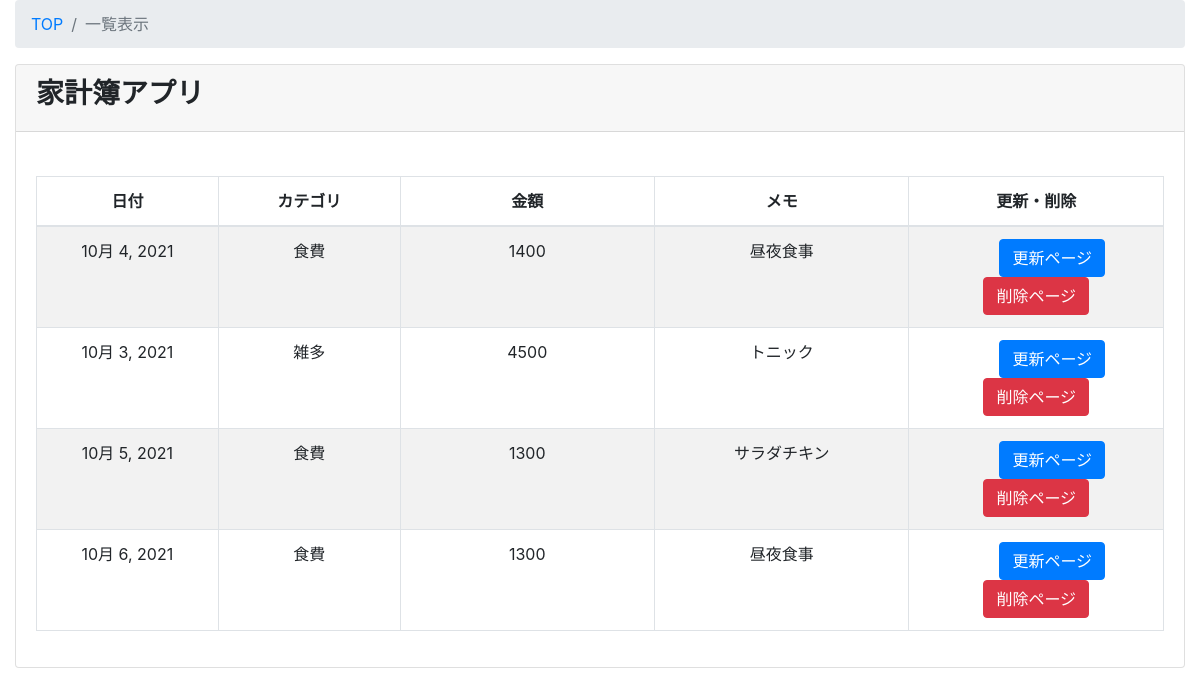
Page /kakeibo/kakeibo_list/ on the committed database.
### kakeibo/models.py (models this page shows, shortened)
class Kakeibo(models.Model):
    class Meta:
        db_table = "kakeibo"
        verbose_name = "家計簿"  # 追加
        verbose_name_plural = "家計簿"  # 追加
    date = models.DateField(verbose_name="日付", default=datetime.now)
    category = models.ForeignKey(
        Category, on_delete=models.CASCADE, verbose_name="カテゴリ")
    money = models.IntegerField(verbose_name="金額", help_text="単位は日本円")
    memo = models.CharField(verbose_name="メモ", max_length=500)

class Category(models.Model):
    class Meta:
        db_table = "category"
        verbose_name = "カテゴリ"  # 追加
        verbose_name_plural = "カテゴリ"  # 追加
    category_name = models.CharField(
        max_length=20, unique=True, default="")
    def __str__(self):
        return self.category_name

### kakeibo/views.py (the view)
# urls.py: path('kakeibo_list/', views.KakeiboListView.as_view(), name='kakeibo_list'),
class KakeiboListView(ListView):
    model = Kakeibo
    template_name = 'kakeibo/kakeibo_list.html'
    def queryset(self):
        return Kakeibo.objects.all()

### kakeibo/templates/kakeibo/kakeibo_list.html
{% extends 'kakeibo/base.html' %} {% block content %}
<div class="content-wrapper">
  <div class="container-fluid">
    <ol class="breadcrumb">
      <li class="breadcrumb-item">
        <a href="{% url 'kakeibo:kakeibo_list' %}">TOP</a>
      </li>
      <li class="breadcrumb-item active">一覧表示</li>
    </ol>
    <div class="card mb-3">
      <div class="card-header">
        <h3><b>家計簿アプリ</b></h3>
      </div>
      <div class="card-body">
        <div class="table-responsive">
          <table
            id="kakeibo_list"
            width="100%"
            class="table table-striped table-bordered table-hover"
          >
            <thead>
              <tr>
                <th class="text-center">日付</th>
                <th class="text-center">カテゴリ</th>
                <th class="text-center">金額</th>
                <th class="text-center">メモ</th>
                <th class="text-center">更新・削除</th>
              </tr>
            </thead>
            <tbody>
              {% for item in object_list %}
              <tr class="odd gradeX text-center">
                <td class="text-center" width="100">{{ item.date}}</td>
                <td class="text-center" width="100">{{ item.category }}</td>
                <td class="text-center" width="140">{{ item.money }}</td>
                <td class="text-center" width="140">{{ item.memo }}</td>
                <td class="text-center" width="140">
                  　　<a
                    class="btn btn-primary"
                    href="{% url 'kakeibo:kakeibo_update' item.pk %}"
                    >更新ページ</a
                  >
                  <a
                    class="btn btn-danger"
                    href="{% url 'kakeibo:kakeibo_delete' item.pk %}"
                    >削除ページ</a
                  >
                </td>
              </tr>
              {% endfor %}
            </tbody>
          </table>
        </div>
      </div>
    </div>
  </div>
</div>
{% endblock content %}

### kakeibo/templates/kakeibo/base.html (shortened to what this page needs)
<!doctype html>
<html>
<head>
 <link rel="stylesheet" href="https://maxcdn.bootstrapcdn.com/bootstrap/4.0.0-beta.2/css/bootstrap.min.css">
<link rel="stylesheet" href="https://cdn.datatables.net/t/bs-3.3.6/jqc-1.12.0,dt-1.10.11/datatables.min.css"/>
<body>
 {% block content %}{% endblock %}
</body>
</html>

### rows in the picture
Kakeibo: date "10月 4, 2021", category "食費", money "1400", memo "昼夜食事"
Kakeibo: date "10月 3, 2021", category "雑多", money "4500", memo "トニック"
Kakeibo: date "10月 5, 2021", category "食費", money "1300", memo "サラダチキン"
Kakeibo: date "10月 6, 2021", category "食費", money "1300", memo "昼夜食事"
